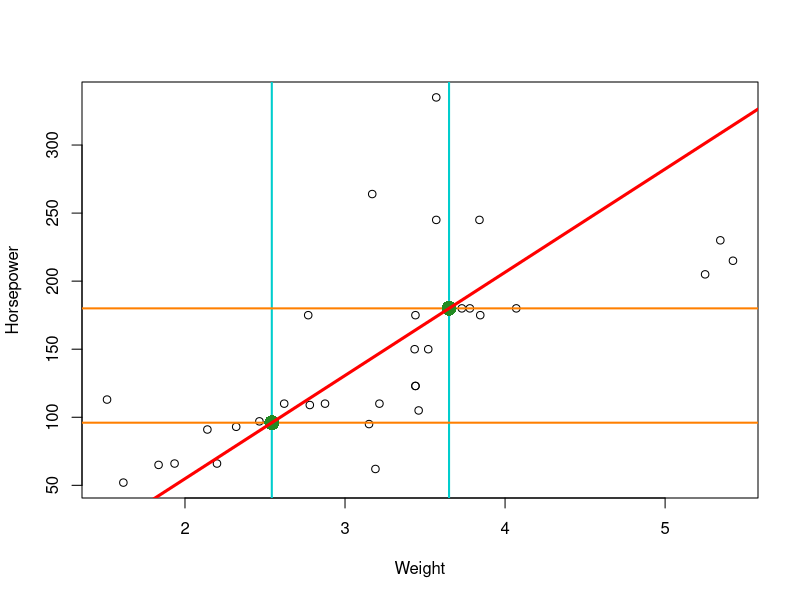
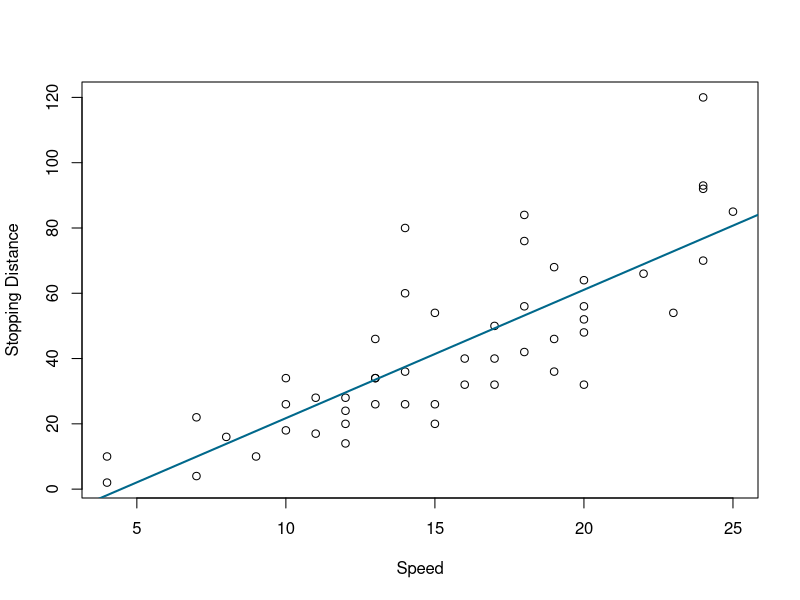
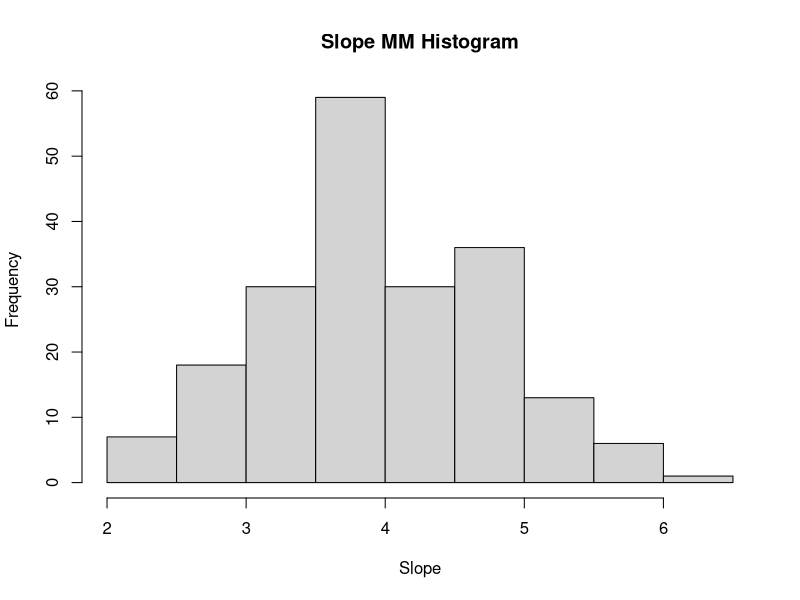
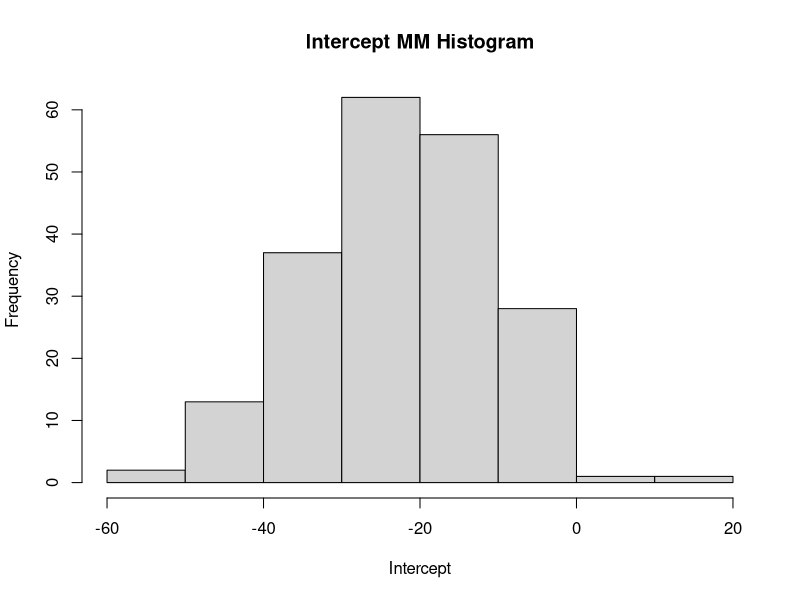
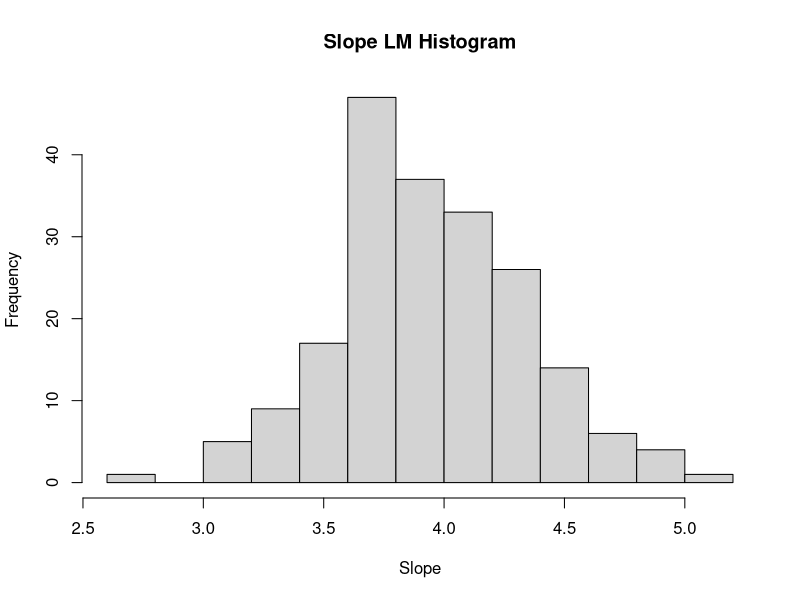
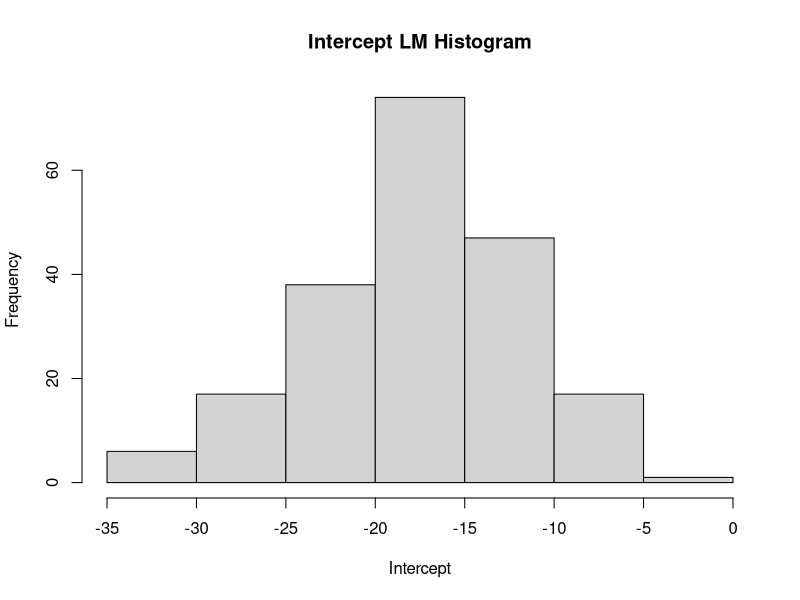
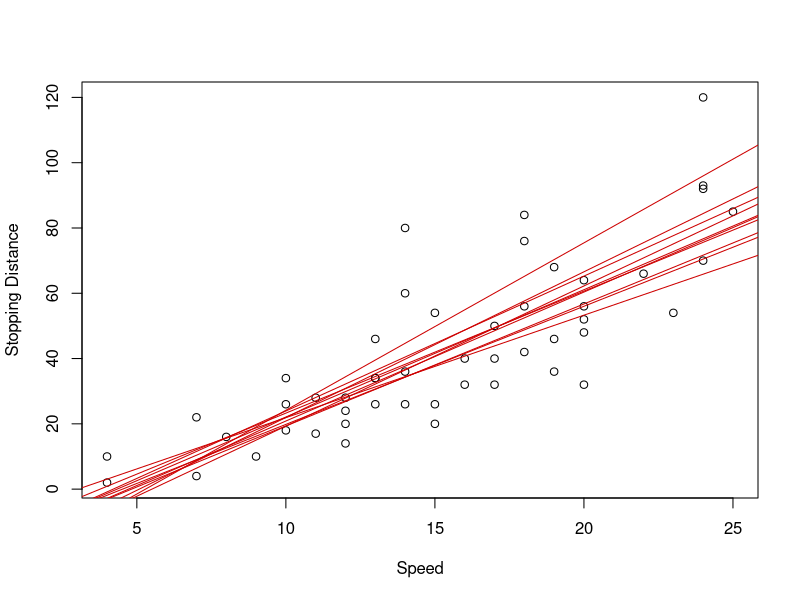

Write R code to recreate these figures, in order.
## ---- chunk 1
## this is an example, your code will involve finding the proper
##    slope and intercept, not just putting in two numbers
attach(mtcars)
plot(wt, hp, xlab="Weight", ylab="Horsepower")

median_wt<-median(wt)
grp1<-wt<median_wt

med_wt1<-median(wt[grp1])
med_wt2<-median(wt[!grp1])

med_hp1<-median(hp[grp1])
med_hp2<-median(hp[!grp1])

abline(v=med_wt1, col="cyan3", lwd=2)
abline(v=med_wt2, col="cyan3", lwd=2)

abline(h=med_hp1, col="darkorange1", lwd=2)
abline(h=med_hp2, col="darkorange1", lwd=2)

points(c(med_wt1, med_wt2), c(med_hp1, med_hp2),pch=16, cex=2, col="forestgreen")

rise<-med_hp2-med_hp1
run<-med_wt2-med_wt1
slope<-rise/run

intercept = med_hp1-(slope*med_wt1)
abline(intercept, slope, col="red", lwd=3)
## ---- chunk 2
attach(cars)
plot(speed, dist, xlab="Speed", ylab="Stopping Distance")

reg<-lm(dist~speed)
abline(reg, col="deepskyblue4", lwd=2)
reg$coefficients
## ---- chunk 3
median_median <-function(x,y){
  
  median_wt<-median(x)
  grp1<-x<median_wt
  
  med_x1<-median(x[grp1])
  med_x2<-median(x[!grp1])
  
  med_y1<-median(y[grp1])
  med_y2<-median(y[!grp1])
  
  rise<-med_y2-med_y1
  run<-med_x2-med_x1
  slope<-rise/run
  intercept <- med_y1-(slope*med_x1)
  #print(slope)
  #print(intercept)
  return(list(slope=slope, intercept=intercept))
}
#testing data for the function
X <- c(1, 2, 3, 4, 5, 6, 7, 8, 9, 10, 11, 12)
Y <- c(2, 4, 5, 7, 6, 8, 9, 11, 12, 10, 14, 15)
median_median(X, Y)
## ---- chunk 4
median_median(x=cars$speed, y=cars$dist)
## ---- chunk 5
rows_sample <- sample(1:nrow(cars), replace=TRUE)
sampled_result<-median_median(x=cars$speed[rows_sample], y=cars$dist[rows_sample])
original_result<-median_median(cars$speed, cars$dist)
## ---- chunk 6
slope_grp<-c()
intercept_grp<-c()
for(i in 1:200){
  rows_sample <- sample(1:nrow(cars), replace=TRUE)
  results<-median_median(x=cars$speed[rows_sample], y=cars$dist[rows_sample])
  slope_grp<-c(slope_grp, results$slope)
  intercept_grp<-c(intercept_grp, results$intercept)
}
hist(slope_grp, main ="Slope MM Histogram", xlab="Slope")
hist(intercept_grp, main ="Intercept MM Histogram", xlab="Intercept")
## ---- chunk 7
lm_reg <- lm(cars$dist~cars$speed)
coef(lm_reg)
## ---- chunk 8
rows_sample <- sample(1:nrow(cars), replace=TRUE)
lm_sample<-lm(cars$dist[rows_sample]~cars$speed[rows_sample])
coef(lm_sample)
## ---- chunk 9
slope_grp_lm<-c()
intercept_grp_lm<-c()
for(i in 1:200){
  rows_sample <- sample(1:nrow(cars), replace=TRUE)
  lm_result<-lm(cars$dist[rows_sample]~cars$speed[rows_sample])
  slope_grp_lm<-c(slope_grp_lm, lm_result$coefficients[2])
  intercept_grp_lm<-c(intercept_grp_lm, lm_result$coefficients[1])
}
hist(slope_grp_lm, main ="Slope LM Histogram", xlab="Slope")
hist(intercept_grp_lm, main ="Intercept LM Histogram", xlab="Intercept")
## ---- chunk 10
plot(cars$speed, cars$dist, xlab="Speed", ylab="Stopping Distance")

for(i in 1:10){
  abline(a=intercept_grp_lm[i], b= slope_grp_lm[i], col="red3", lwd=1)
}
